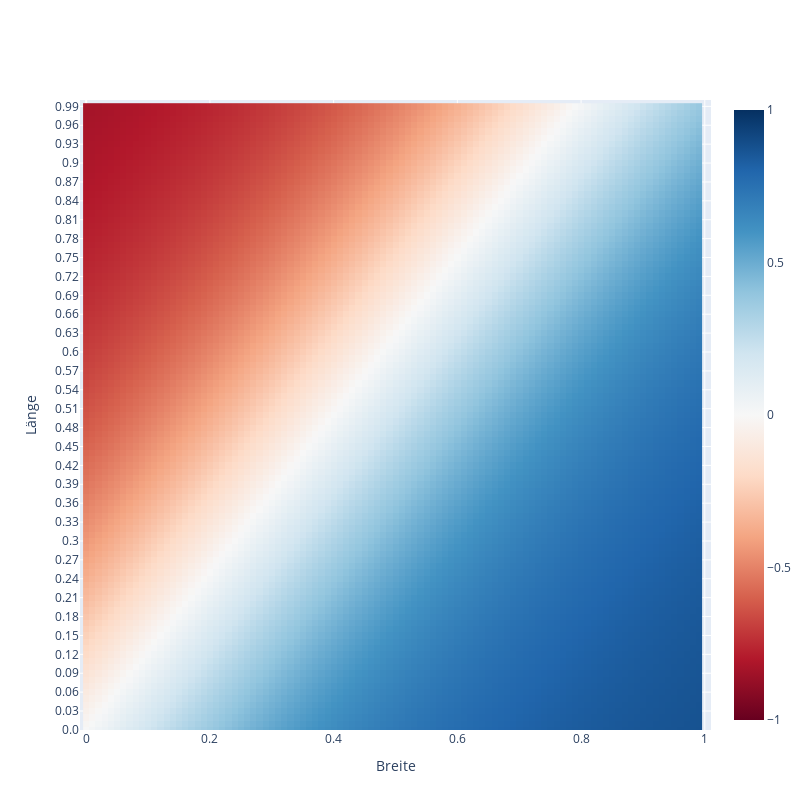

The notebook cell saved with this chart:
### Code cell
#Heatmap erstellen
heatmap=pd.DataFrame()

for x in range(100):
    heatmap[str(x/100)] = [knn_output(y/100,x/100) for y in range(100)]
heatmap.index = [y/100 for y in range(100)]

#Heatmap visualisieren
heatmap.iplot('heatmap', xTitle='Breite', yTitle ='Länge', colorscale = 'RdBu', 
              layout = square_layout_heatmap, zmax = 1, zmin= -1)

### Figure 1 — Plotly figure (JSON) as saved in the notebook; plotly's stock layout.template omitted (floating-point values rounded to 4 significant figures; data arrays with more than 128 entries replaced by an {"elided": "..."} marker saying what was removed)
{"data": [{"colorscale": [[0, "rgb(103,0,31)"], [0.1, "rgb(178,24,43)"], [0.2, "rgb(214,96,77)"], [0.3, "rgb(244,165,130)"], [0.4, "rgb(253,219,199)"], [0.5, "rgb(247,247,247)"], [0.6, "rgb(209,229,240)"], [0.7, "rgb(146,197,222)"], [0.8, "rgb(67,147,195)"], [0.9, "rgb(33,102,172)"], [1, "rgb(5,48,97)"]], "type": "heatmap", "x": [0, 0.01, 0.02, 0.03, 0.04, 0.05, 0.06, 0.07, 0.08, 0.09, 0.1, 0.11, 0.12, 0.13, 0.14, 0.15, 0.16, 0.17, 0.18, 0.19, 0.2, 0.21, 0.22, 0.23, 0.24, 0.25, 0.26, 0.27, 0.28, 0.29, 0.3, 0.31, 0.32, 0.33, 0.34, 0.35, 0.36, 0.37, 0.38, 0.39, 0.4, 0.41, 0.42, 0.43, 0.44, 0.45, 0.46, 0.47, 0.48, 0.49, 0.5, 0.51, 0.52, 0.53, 0.54, 0.55, 0.56, 0.57, 0.58, 0.59, 0.6, 0.61, 0.62, 0.63, 0.64, 0.65, 0.66, 0.67, 0.68, 0.69, 0.7, 0.71, 0.72, 0.73, 0.74, 0.75, 0.76, 0.77, 0.78, 0.79, 0.8, 0.81, 0.82, 0.83, 0.84, 0.85, 0.86, 0.87, 0.88, 0.89, 0.9, 0.91, 0.92, 0.93, 0.94, 0.95, 0.96, 0.97, 0.98, 0.99], "y": ["0.0", "0.01", "0.02", "0.03", "0.04", "0.05", "0.06", "0.07", "0.08", "0.09", "0.1", "0.11", "0.12", "0.13", "0.14", "0.15", "0.16", "0.17", "0.18", "0.19", "0.2", "0.21", "0.22", "0.23", "0.24", "0.25", "0.26", "0.27", "0.28", "0.29", "0.3", "0.31", "0.32", "0.33", "0.34", "0.35", "0.36", "0.37", "0.38", "0.39", "0.4", "0.41", "0.42", "0.43", "0.44", "0.45", "0.46", "0.47", "0.48", "0.49", "0.5", "0.51", "0.52", "0.53", "0.54", "0.55", "0.56", "0.57", "0.58", "0.59", "0.6", "0.61", "0.62", "0.63", "0.64", "0.65", "0.66", "0.67", "0.68", "0.69", "0.7", "0.71", "0.72", "0.73", "0.74", "0.75", "0.76", "0.77", "0.78", "0.79", "0.8", "0.81", "0.82", "0.83", "0.84", "0.85", "0.86", "0.87", "0.88", "0.89", "0.9", "0.91", "0.92", "0.93", "0.94", "0.95", "0.96", "0.97", "0.98", "0.99"], "z": {"elided": "100x100 float values"}, "zmax": 1, "zmin": -1}], "layout": {"height": 810, "width": 810, "xaxis": {"range": [-0.01, 1.01], "title": {"text": "Breite"}}, "yaxis": {"range": [-0.01, 100.0], "title": {"text": "Länge"}}}}
